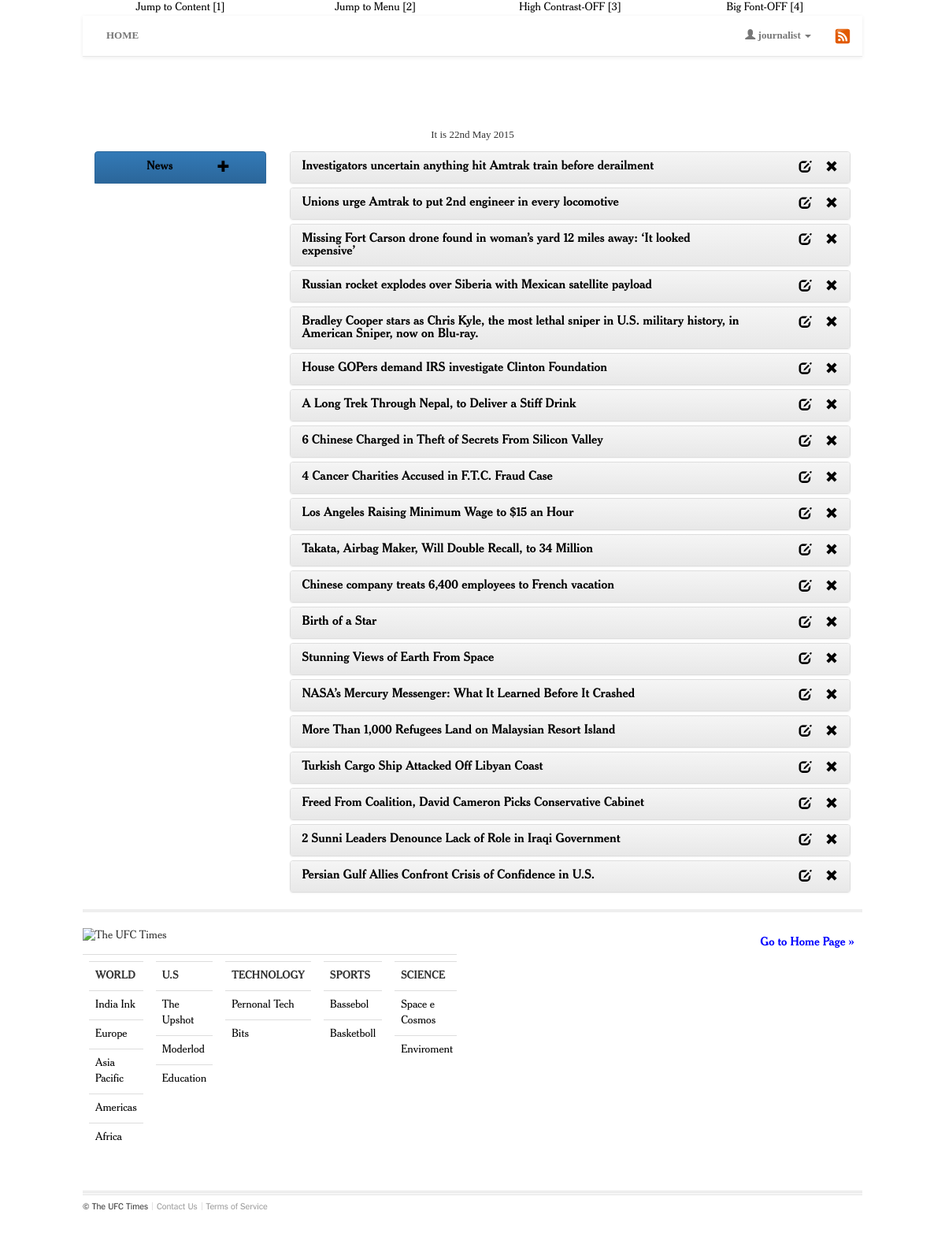
/newspaper/userAuthenticated/ (signed in), run on the app's committed database.
### newspaper/models/userAuthenticated.py (models this page shows, shortened)
class UserAuthenticated(AbstractUser, User):
	profile_image = models.ImageField(verbose_name=_("Profile Image"),upload_to = 'documents/imagen/profile_image/%Y/%m/%d', null=True, blank=True, default=None)
	class Meta:
		db_table = 'auth_user'
		ordering = ['-first_name']
		verbose_name = _("User Authenticated")
		verbose_name_plural = _("Users Authenticated")
		permissions = (
						("access_manager", "Access Manager"),
                      )

### newspaper/models/news.py (models this page shows, shortened)
class News(models.Model):
	title = models.CharField(max_length=500, verbose_name=_("Title"), )
	subtitle = models.TextField(verbose_name=_("Subtitle"), null=False, blank=False, )
	description = models.TextField(verbose_name=_("Description"), )
	author = models.ForeignKey("newspaper.Journalist", verbose_name=_("Author"), on_delete=models.CASCADE, )
	dating_news = models.DateTimeField(default=datetime.now,verbose_name=_("Dating News"), )
	subsection = models.ForeignKey("newspaper.SubSection", verbose_name=_("SubSection"), on_delete=models.CASCADE, )
	image = models.ImageField(verbose_name=_("Image"),upload_to = 'documents/imagen/news/%Y/%m/%d/', null=True, blank=True, default=None)
	video = models.FileField(verbose_name=_("Video"), upload_to = 'documents/video/news/%Y/%m/%d', null=True, blank=True,)
	comments = models.ManyToManyField('newspaper.Comment', verbose_name=_("Comments"), null=True, blank=True)
	class Meta:
		ordering = ['-dating_news']
		verbose_name = _("News")
		verbose_name_plural = _("News")

### newspaper/models/section.py (models this page shows, shortened)
class Section(models.Model):
	title = models.CharField(max_length=50, verbose_name=_("Title"), )
	image = models.ImageField(verbose_name=_("Image"),upload_to = 'documents/imagen/section/%Y/%m/%d', null=True, blank=True, default=None)
	class Meta:
		ordering = ['-title']
		verbose_name = _("Section")
		verbose_name_plural = _("Sections")
	def getSubSections(self):
		try:
			return SubSection.objects.filter(sections = self.id)
		except:
			return []

### newspaper/models/subsection.py (models this page shows, shortened)
class SubSection(models.Model):
	title = models.CharField(max_length=50, verbose_name=_("Title"), )
	description = models.TextField(verbose_name=_("Description"), null=True, blank=True)
	image = models.ImageField(verbose_name=_("Image"),upload_to = 'documents/imagen/subsection/%Y/%m/%d', null=True, blank=True, default=None)
	sections = models.ManyToManyField("newspaper.Section", verbose_name=_("Sections"))
	class Meta:
		ordering = ['-title']
		verbose_name = _("SubSection")
		verbose_name_plural = _("SubSections")

### newspaper/views/userAuthenticated/manager.py (the view, shortened to what this page needs)
def manager(request, id_section = None, id_subsection = None, message = None):
	if not request.user.has_perm('newspaper.access_manager'):
		message = Message(TextMessage.USER_NOT_PERMISSION, TypeMessage.ERROR)
		return home(request,None, None, message)
	news = News.objects.all()
	sections = Section.objects.all()
	if request.user.has_perm('newspaper.keep_journalist'):
		journalists = Journalist.objects.all()
	if id_section == None and id_subsection == None:
		news = News.objects.all()
	return render(request, 'newspaper/userAuthenticated/manager.html', locals())

### newspaper/templates/newspaper/userAuthenticated/manager.html (shortened to what this page needs)
{% extends 'newspaper/user/home.html' %}
{% load i18n %}
{% load humanize %}
{% block container %}
<div class="container-fluid">
<div class="row">
	<div class="col-xs-12 col-sm-3 col-md-3 col-lg-3">
		{%  block left %}
			{% if perms.newspaper.keep_news or perms.newspaper.delete_news %}
				{% include "newspaper/userAuthenticated/news/optionNews.html" %}
			{% endif %}
		{% endblock %}
	</div>
	<div class="col-xs-12 col-sm-9 col-md-9 col-lg-9">
		{% block right %}
			{% include "newspaper/userAuthenticated/news/_render_list_news.html" %}
		{% endblock %}
	</div>
</div>
</div>
{% endblock %}

### newspaper/templates/newspaper/_header.html (shortened to what this page needs)
{% load i18n %}
<div class="container-fluid">
<div class="row">
<div class="navbar navbar-default navbar-static-top" role="navigation">
	<div class="container-fluid">
		<div class="navbar-collapse collapse">
			{% block nav-left %}
			<ul class="nav navbar-nav navbar-left">
				<li id="menu">
					{% if perms.newspaper.access_manager %}
					<a id="home" href="/newspaper/userAuthenticated/manager/">{% trans "HOME" %}</a>
					{% else %}
					<a id="home" href="/newspaper/">{% trans "HOME" %}</a>
					{% endif %}
				</li>
			</ul>
			{% endblock %}
			{% block nav-right %}
			<ul class="nav navbar-nav navbar-right">
				{% if request.user.is_authenticated %}
				<li class="dropdown">
					<a href="#" class="dropdown-toggle" data-toggle="dropdown">
						<span class="glyphicon glyphicon-user"></span>
						{{ request.user }}
						<b class="caret"></b>
					</a>
				</li>
				{% endif %}
				<li>
					<a href="/feed/" alt="{% trans "RSS" %}">
						<img class="rss-icon" src="{{ STATIC_URL }}/newspaper/img/rss.svg">
					</a>
				</li>
			</ul>
			{% endblock %}
		</div>
	</div>
</div>
</div>
</div>

### newspaper/templates/newspaper/userAuthenticated/news/_render_list_news.html (shortened to what this page needs)
{% load i18n %}
{% load humanize %}
<div class="panel-group" id="accordion">
	{% for i in news %}
	<div class="panel panel-default">
		<div class="panel-heading">
	      	<h4 class="panel-title">
	      		<div class="row">
		      		<div class="col-xs-10 col-md-10 text-left">
				        <a data-toggle="collapse" data-parent="#accordion" href="#collapseNews2{{ i.id}}">
				       		{{ i.title }}
				        </a>
			    	</div>
			        <div class="col-xs-2 col-md-2 text-right">
			        	{% if perms.newspaper.keep_news %}
			        	<a href="/newspaper/userAuthenticated/manager/news/edit/{{i.id}}/">
			        		<span class="glyphicon glyphicon-edit"></span>
			        	</a>
			        	{% endif %}
			        	<a href="/newspaper/userAuthenticated/manager/news/rem/{{i.id}}/">
							<span class="glyphicon glyphicon-remove"></span>
			        	</a>
					</div>
				</div>
	    	</h4>
		</div>
	</div>
	{% endfor %}
</div>

### newspaper/templates/newspaper/_footer.html
{% load i18n %}
<div class="container-fluid">
	<div class="row">
	<hr class="divider">
		<header class="section-header">
			<p class="section-heading" style="position: relative; margin-top: 20px;">
				<h3>
					<a class="user-action text-right img-float-right" href="#home" style="color: blue;">{% trans "Go to Home Page" %} »</a>
				</h3>
				<image border="0" alt="The UFC Times" src="/static/newspaper/img/logos/logo-footer.png" xlink:href="/static/newspaper/img/logos/logo-footer.png" height="26" width="185" title="{% trans "Logo Site" %}"/>
			</p>
		</header>
		<div class="table-responsive">
		<table class="table">
			<tr>
			{% for i in sections %}
				<td>
					<div class="table-responsive">
						<table class="table">
							<tr>
								<td class="table-title">{{ i.title|upper }}</td>
							</tr>
							{% for k in i.getSubSections %}
							<tr>
								<td>
									<a href="/newspaper/{{ i.id }}/{{ k.id }}/">
									{{ k.title }}
									</a>
								</td>
							</tr>
							{% endfor %}
						</table>
					</div>
				</td>
			{% endfor %}
			</tr>
		</table>
		</div>
	<hr class="divider">
	<footer role="contentinfo" class="page-footer" id="page-footer">
		<nav>
			 <ul>
				 <li>
				 	&copy; <span itemprop="name"> The UFC Times </span>
				</li>
				<li class="wide-viewport-item">
					<a href="#" >{% trans "Contact Us" %}
					</a>
				</li>
				<li>
					<a itemprop="usageTerms" href="#">
						{% trans "Terms of Service" %}
					</a>
				</li>
			 </ul>
		</nav>
		</footer>
	</div>
</div>

### newspaper/static/newspaper/css/stylesheet.css (style rules this page uses)
.divider { border-style: solid none none; border-width: 4px 0 0; margin-bottom:1px; margin-top: 1px; background-color: #000; }
.img-float-right { float: right; margin: 10px; width: 50%; }
.table-title { font-weight: bold; }
.rss-icon { width: 20px; height: 20px; }

### newspaper/static/newspaper/css/nav-bar.css (style rules this page uses)
.navbar-default { background-color: transparent; background-image: none; }
.navbar a { font-weight: bold !important; color: #000; }

### data on the page
News: title "Investigators uncertain anything hit Amtrak train before derailment"
News: title "Unions urge Amtrak to put 2nd engineer in every locomotive"
News: title "Missing Fort Carson drone found in woman’s yard 12 miles away: ‘It looked expensive’"
News: title "Russian rocket explodes over Siberia with Mexican satellite payload"
News: title "Bradley Cooper stars as Chris Kyle, the most lethal sniper in U.S. military history, in American Sniper, now on Blu-ray."
News: title "House GOPers demand IRS investigate Clinton Foundation"
News: title "A Long Trek Through Nepal, to Deliver a Stiff Drink"
News: title "6 Chinese Charged in Theft of Secrets From Silicon Valley"
News: title "4 Cancer Charities Accused in F.T.C. Fraud Case"
News: title "Los Angeles Raising Minimum Wage to $15 an Hour"
News: title "Takata, Airbag Maker, Will Double Recall, to 34 Million"
News: title "Chinese company treats 6,400 employees to French vacation"
News: title "Birth of a Star"
News: title "Stunning Views of Earth From Space"
News: title "NASA’s Mercury Messenger: What It Learned Before It Crashed"
News: title "More Than 1,000 Refugees Land on Malaysian Resort Island"
News: title "Turkish Cargo Ship Attacked Off Libyan Coast"
News: title "Freed From Coalition, David Cameron Picks Conservative Cabinet"
News: title "2 Sunni Leaders Denounce Lack of Role in Iraqi Government"
News: title "Persian Gulf Allies Confront Crisis of Confidence in U.S."
Section: title "WORLD"
SubSection: title "India Ink"
SubSection: title "Europe"
SubSection: title "Asia Pacific"
SubSection: title "Americas"
SubSection: title "Africa"
Section: title "U.S"
SubSection: title "The Upshot"
SubSection: title "Moderlod"
SubSection: title "Education"
Section: title "TECHNOLOGY"
SubSection: title "Pernonal Tech"
SubSection: title "Bits"
Section: title "SPORTS"
SubSection: title "Bassebol"
SubSection: title "Basketboll"
Section: title "SCIENCE"
SubSection: title "Space e Cosmos"
SubSection: title "Enviroment"

### other printed values
{{ request.user }} "journalist"
